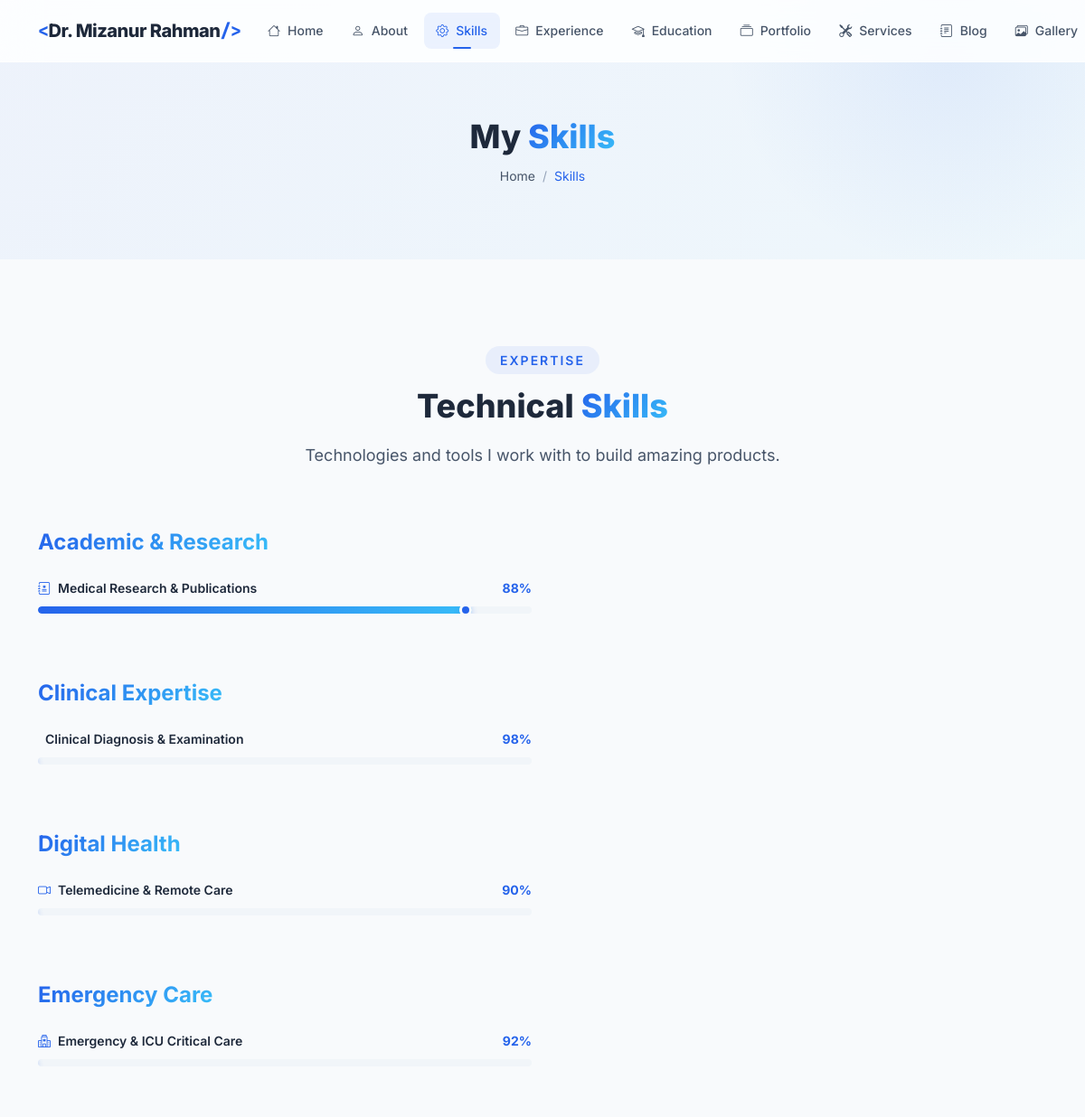
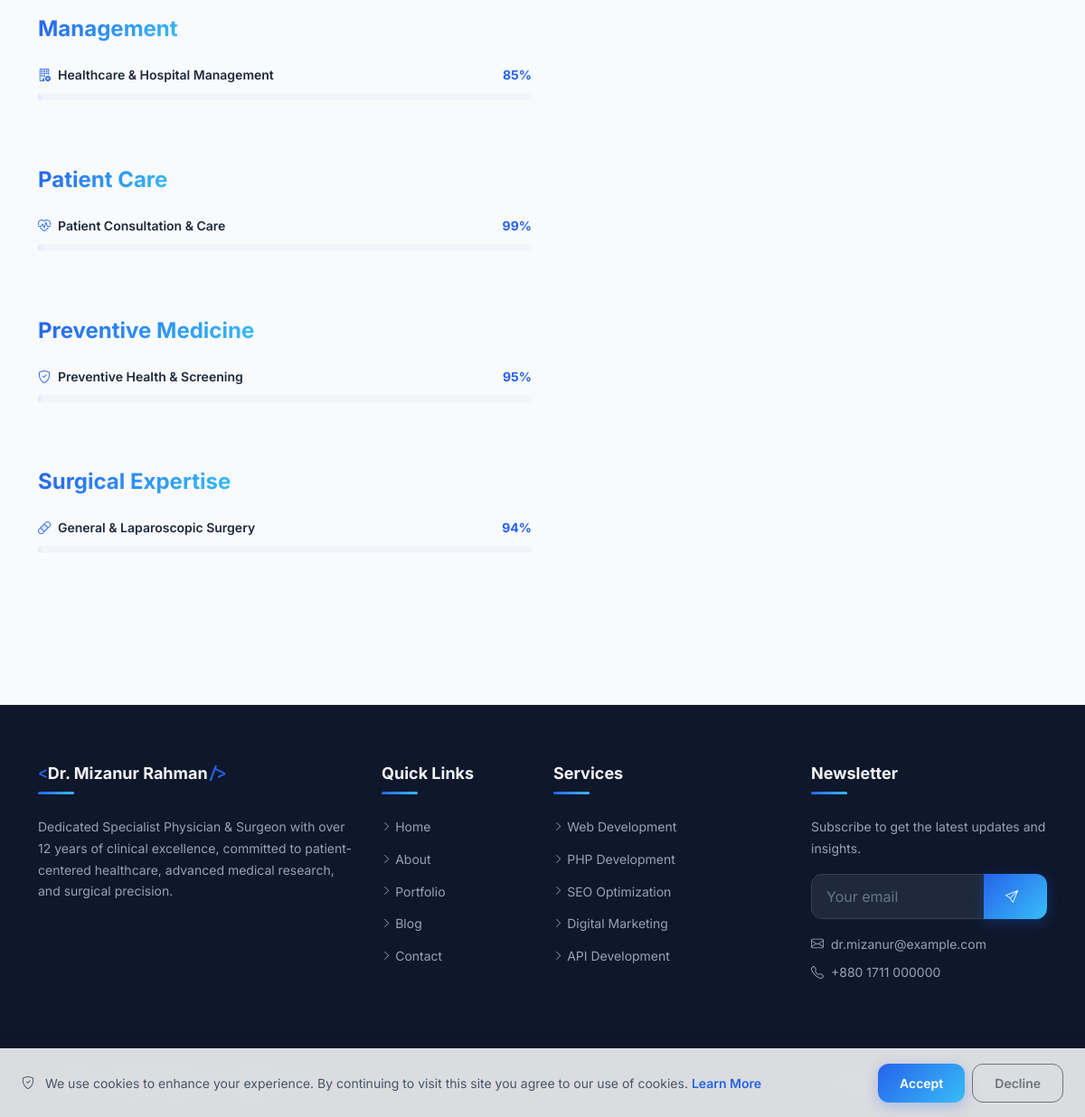
/skills, run on the app's committed database (2 pictures, top to bottom).
### tables this page shows
CREATE TABLE IF NOT EXISTS `profile` (
    `id` INT UNSIGNED AUTO_INCREMENT PRIMARY KEY,
    `user_id` INT UNSIGNED NOT NULL,
    `full_name` VARCHAR(150) NOT NULL,
    `profession` VARCHAR(255) DEFAULT NULL,
    `photo` VARCHAR(255) DEFAULT NULL,
    `bio_short` TEXT DEFAULT NULL,
    `bio_full` LONGTEXT DEFAULT NULL,
    `birthday` DATE DEFAULT NULL,
    `nationality` VARCHAR(100) DEFAULT NULL,
    `location` VARCHAR(255) DEFAULT NULL,
    `languages` VARCHAR(500) DEFAULT NULL,
    `email` VARCHAR(255) DEFAULT NULL,
    `phone` VARCHAR(50) DEFAULT NULL,
    `website` VARCHAR(255) DEFAULT NULL,
    `mission` TEXT DEFAULT NULL,
    `vision` TEXT DEFAULT NULL,
    `goals` TEXT DEFAULT NULL,
    `typing_texts` TEXT DEFAULT NULL COMMENT 'JSON array of typing animation texts',
    `stats_experience_years` INT UNSIGNED DEFAULT 0,
    `stats_projects` INT UNSIGNED DEFAULT 0,
    `stats_clients` INT UNSIGNED DEFAULT 0,
    `stats_awards` INT UNSIGNED DEFAULT 0,
    `created_at` DATETIME DEFAULT CURRENT_TIMESTAMP,
    `updated_at` DATETIME DEFAULT CURRENT_TIMESTAMP ON UPDATE CURRENT_TIMESTAMP,
    FOREIGN KEY (`user_id`) REFERENCES `users`(`id`) ON DELETE CASCADE,
    INDEX `idx_user` (`user_id`)
);

CREATE TABLE IF NOT EXISTS `skills` (
    `id` INT UNSIGNED AUTO_INCREMENT PRIMARY KEY,
    `name` VARCHAR(100) NOT NULL,
    `percentage` TINYINT UNSIGNED NOT NULL DEFAULT 0 COMMENT '0-100',
    `category` VARCHAR(100) DEFAULT 'General',
    `icon` VARCHAR(100) DEFAULT NULL,
    `sort_order` INT UNSIGNED DEFAULT 0,
    `is_active` TINYINT(1) DEFAULT 1,
    `created_at` DATETIME DEFAULT CURRENT_TIMESTAMP,
    `updated_at` DATETIME DEFAULT CURRENT_TIMESTAMP ON UPDATE CURRENT_TIMESTAMP,
    INDEX `idx_category` (`category`),
    INDEX `idx_sort` (`sort_order`)
);

### pages/skills.php (the view, shortened to what the rows shown need)
<?php
$skills = [];
try {
    $skills = $db->fetchAll("SELECT * FROM skills WHERE is_active = 1 ORDER BY category ASC, sort_order ASC");
} catch (Exception $e) {}
$skillsByCategory = [];
foreach ($skills as $skill) {
    $skillsByCategory[$skill['category']][] = $skill;
}
?>
<section class="page-header">
    <div class="container">
        <h1 class="page-title" data-aos="fade-up">My <span class="gradient-text">Skills</span></h1>
    </div>
</section>
<section class="section">
    <div class="container">
        <div class="section-header" data-aos="fade-up">
            <h2 class="section-title">Technical <span class="highlight">Skills</span></h2>
        </div>
        <?php foreach ($skillsByCategory as $category => $categorySkills): ?>
        <div class="mb-5" data-aos="fade-up">
            <h4 class="mb-4">
                <span class="gradient-text"><?php echo e($category); ?></span>
            </h4>
            <div class="row g-4">
                <?php foreach ($categorySkills as $skill): ?>
                <div class="col-lg-6">
                    <div class="skill-item">
                        <div class="skill-header">
                            <span class="skill-name">
                                <?php if (!empty($skill['icon'])): ?>
                                    <i class="<?php echo e($skill['icon']); ?>"></i>
                                <?php endif; ?>
                                <?php echo e($skill['name']); ?>
                            </span>
                            <span class="skill-percentage"><?php echo (int)$skill['percentage']; ?>%</span>
                        </div>
                        <div class="skill-bar">
                            <div class="skill-bar-fill" data-percentage="<?php echo (int)$skill['percentage']; ?>"></div>
                        </div>
                    </div>
                </div>
                <?php endforeach; ?>
            </div>
        </div>
        <?php endforeach; ?>
    </div>
</section>

### templates/header.php (shortened to what the rows shown need)
<?php
$profile = [];
try {
    $profile = $db->fetch("SELECT * FROM profile LIMIT 1") ?? [];
} catch (Exception $e) {
    $profile = [];
}
?>
<!DOCTYPE html>
<html lang="en" data-theme="light">
<head>
    <link rel="stylesheet" href="https://cdn.jsdelivr.net/npm/bootstrap@5.3.3/dist/css/bootstrap.min.css">
    <link rel="stylesheet" href="https://cdn.jsdelivr.net/npm/bootstrap-icons@1.11.3/font/bootstrap-icons.min.css">
    <link rel="stylesheet" href="https://unpkg.com/aos@2.3.1/dist/aos.css">
    <link rel="stylesheet" href="<?php echo asset('css/style.css'); ?>">
</head>
<body>
    <nav class="navbar navbar-expand-lg fixed-top glass-nav" id="mainNav">
        <div class="container">
            <a class="navbar-brand brand-logo" href="<?php echo url('home'); ?>">
                <?php if (!empty(getSetting('site_logo'))): ?>
                    <img src="<?php echo e(uploadUrl(getSetting('site_logo'))); ?>" alt="<?php echo e(SITE_NAME); ?>" height="40">
                <?php else: ?>
                    <span class="brand-text">
                        <span class="brand-accent">&lt;</span><?php echo e($profile['full_name'] ?? 'JD'); ?><span class="brand-accent">/&gt;</span>
                    </span>
                <?php endif; ?>
            </a>
        </div>
    </nav>
    <main id="main-content">

### templates/footer.php (shortened to what the rows shown need)
    </main>
    <footer class="site-footer">
        <div class="footer-top">
            <div class="container">
                <div class="row g-4">
                    <div class="col-lg-4 col-md-6">
                        <div class="footer-widget">
                            <h5 class="footer-title">
                                <span class="brand-accent">&lt;</span><?php echo e($profile['full_name'] ?? SITE_NAME); ?><span class="brand-accent">/&gt;</span>
                            </h5>
                            <p class="footer-desc">
                                <?php echo e(truncate($profile['bio_short'] ?? SITE_DESCRIPTION, 200)); ?>
                            </p>
                        </div>
                    </div>
                    <div class="col-lg-3 col-md-6">
                        <div class="footer-widget">
                            <div class="footer-contact-info mt-3">
                                <?php if (!empty(getSetting('contact_email'))): ?>
                                <p><i class="bi bi-envelope me-2"></i><?php echo e(getSetting('contact_email')); ?></p>
                                <?php endif; ?>
                                <?php if (!empty(getSetting('contact_phone'))): ?>
                                <p><i class="bi bi-telephone me-2"></i><?php echo e(getSetting('contact_phone')); ?></p>
                                <?php endif; ?>
                            </div>
                        </div>
                    </div>
                </div>
            </div>
        </div>
        <div class="footer-bottom">
            <div class="container">
                <div class="row align-items-center">
                    <div class="col-md-6 text-center text-md-start">
                        <p class="mb-0"><?php echo e(getSetting('footer_text', '© ' . date('Y') . ' ' . ($profile['full_name'] ?? SITE_NAME) . '. All rights reserved.')); ?></p>
                    </div>
                </div>
            </div>
        </div>
    </footer>
</body>
</html>

### data on the page
profile: full_name "Dr. Mizanur Rahman", bio_short "Dedicated Specialist Physician & Surgeon with over 12 years of clinical excellence, committed to patient-centered healthcare, advanced medical research, and surgical precision.", email "dr.mizanur@example.com", phone "+880 1711 000000"
skills: name "Medical Research & Publications", percentage "88"
skills: name "Clinical Diagnosis & Examination", percentage "98"
skills: name "Telemedicine & Remote Care", percentage "90"
skills: name "Emergency & ICU Critical Care", percentage "92"
skills: name "Healthcare & Hospital Management", percentage "85"
skills: name "Patient Consultation & Care", percentage "99"
skills: name "Preventive Health & Screening", percentage "95"
skills: name "General & Laparoscopic Surgery", percentage "94"

### other printed values
$item['label'] "Home"
$item['label'] "About"
$item['label'] "Skills"
$item['label'] "Experience"
$item['label'] "Education"
$item['label'] "Portfolio"
$item['label'] "Services"
$item['label'] "Blog"
$item['label'] "Gallery"
$category "Academic & Research"
$category "Clinical Expertise"
$category "Digital Health"
$category "Emergency Care"
$category "Management"
$category "Patient Care"
